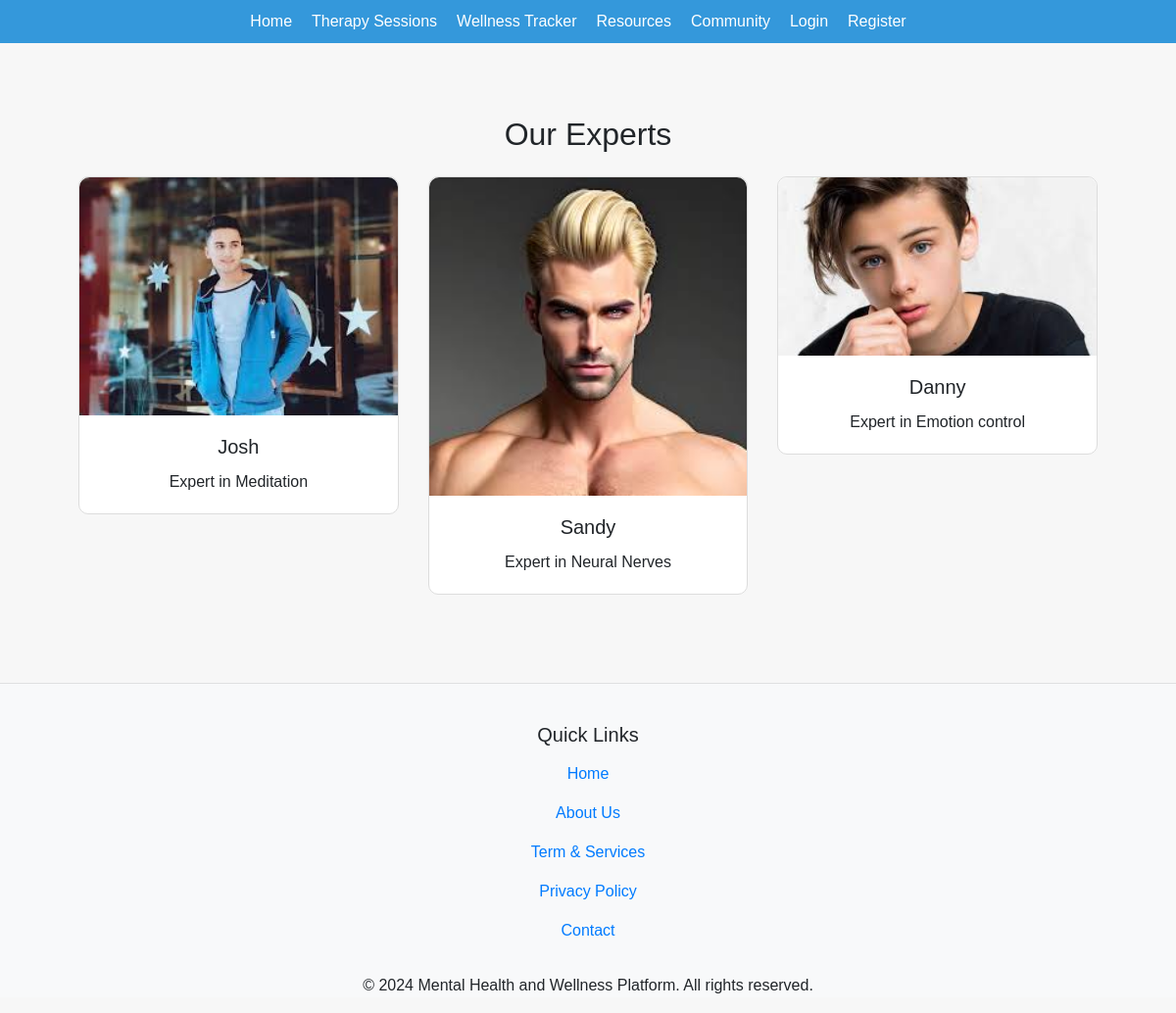
/experts/experts/, run on an earlier commit of the app's database.
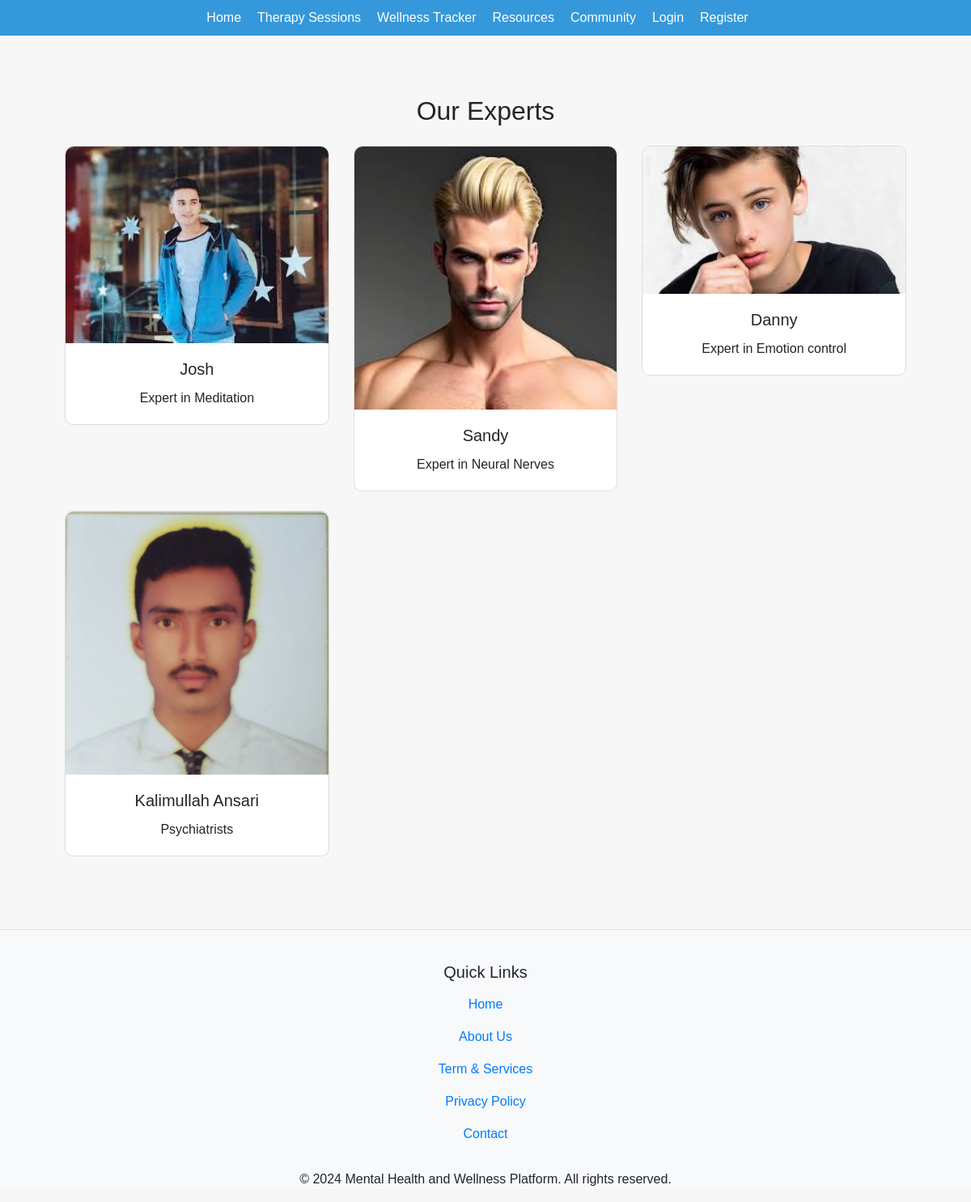
And on a later commit of the database.
### experts/models.py (models this page shows, shortened)
class Expert(models.Model):
    name = models.CharField(max_length=100)
    specialty = models.CharField(max_length=100)
    therapist = models.OneToOneField(UserProfile, on_delete=models.CASCADE, blank=True, null=True)
    image = models.ImageField(upload_to='expert_images/', blank=True, null=True)

### experts/views.py (the view)
# urls.py: path('experts/', expert_list, name='expert_list'),  # URL to access the experts list
def expert_list(request):
    experts = Expert.objects.all()  # Fetch all experts
    return render(request, 'experts/expert_list.html', {'experts': experts})  # Ensure the template path is correct

### experts/templates/experts/expert_list.html (shortened to what this page needs)
{% extends 'base.html' %}
{% block content %}
<div class="container">
    <h2 class="text-center my-4">Our Experts</h2>
    <div class="row">
        {% for expert in experts %}
        <div class="col-md-4 mb-4">
            <div class="card">
                <img src="{{ expert.image.url }}" class="card-img-top" alt="{{ expert.name }}">
                <div class="card-body">
                    <h5 class="card-title">{{ expert.name }}</h5>
                    <p class="card-text">{{ expert.specialty }}</p>
                </div>
            </div>
        </div>
        {% empty %}
        <div class="col-12">
            <p>No experts available at the moment.</p>
        </div>
        {% endfor %}
    </div>
</div>
{% endblock %}

### templates/base.html (shortened to what this page needs)
{% load static %}
<!DOCTYPE html>
<html lang="en">
<head>
    <link rel="stylesheet" href="https://stackpath.bootstrapcdn.com/bootstrap/4.5.2/css/bootstrap.min.css">
    <link rel="stylesheet" href="https://cdnjs.cloudflare.com/ajax/libs/font-awesome/5.15.4/css/all.min.css">
    <link rel="stylesheet" href="{% static 'css/chat.css' %}">
    <link rel="stylesheet" href="{% static 'css/style.css' %}">
</head>
<body>
    {% include 'navbar.html' %}
    <div class="main-content">
        {% block content %}{% endblock %}
    </div>
    <footer class="footer bg-light text-center text-lg-start">
            <hr>
            <div class="container p-4">
                <div class="row">
                    <div class="col-md-12">
                        <h5>Quick Links</h5>
                        <ul class="navbar-nav">
                            <li class="nav-item">
                                <a class="nav-link" href="{% url 'home' %}">Home</a>
                            </li>
                            <li class="nav-item">
                                <a class="nav-link" href="{% url 'about' %}">About Us</a>
                            </li>
                            <li class="nav-item">
                                <a class="nav-link" href="{% url 'terms' %}">Term & Services</a>
                            </li>
                            <li class="nav-item">
                                <a class="nav-link" href="{% url 'privacy' %}">Privacy Policy</a>
                            </li>
                            <li class="nav-item">
                                <a class="nav-link" href="{% url 'contact' %}">Contact</a>
                            </li>
                        </ul>
                    </div>
                </div>
            </div>
            <p>&copy; 2024 Mental Health and Wellness Platform. All rights reserved.</p>
    </footer>
</body>
</html>

### templates/navbar.html (shortened to what this page needs)
<nav>
    <ul>
        <li><a href="{% url 'home' %}">Home</a></li>
        <li><a href="{% url 'session_list' %}">Therapy Sessions</a></li>
        <li><a href="{% url 'reflection_list' %}">Wellness Tracker</a></li>
        <li><a href="{% url 'resource_list' %}">Resources</a></li>
        <li><a href="{% url 'forum' %}">Community</a></li>
        {% if user.is_authenticated %}
        <li><a href="{% url 'profile' %}">Profile</a></li>
        <li><a href="{% url 'chat_room' room_name='general' %}">Chat</a></li>
        <li><a href="{% url 'logout' %}">Logout</a></li>
        {% else %}
        <li><a href="{% url 'login' %}">Login</a></li>
        <li><a href="{% url 'register' %}">Register</a></li>
        {% endif %}
    </ul>
</nav>

### static/css/chat.css (style rules this page uses)
body { font-family: Arial, sans-serif; margin: 20px; }

### static/css/style.css (style rules this page uses)
body { font-family: Arial, sans-serif; background-color: #f7f7f7; margin: 0; padding: 0; }
.container { text-align: center; padding: 50px; }

### templates/navbar.html (style rules this page uses)
nav { background-color: #3498db; padding: 10px; }
nav ul { list-style-type: none; margin: 0; padding: 0; display: flex; justify-content: center; }
nav ul li { margin-right: 20px; }
nav ul li a { color: white; text-decoration: none; font-size: 16px; }

### experts/templates/experts/expert_list.html (style rules this page uses)
.card { border: 1px solid #ddd; border-radius: 10px; }
.card img { border-top-left-radius: 10px; border-top-right-radius: 10px; }

What changed in the data, as far as the page shows it:
added Expert: image (picture), name "Kalimullah Ansari", specialty "Psychiatrists"
